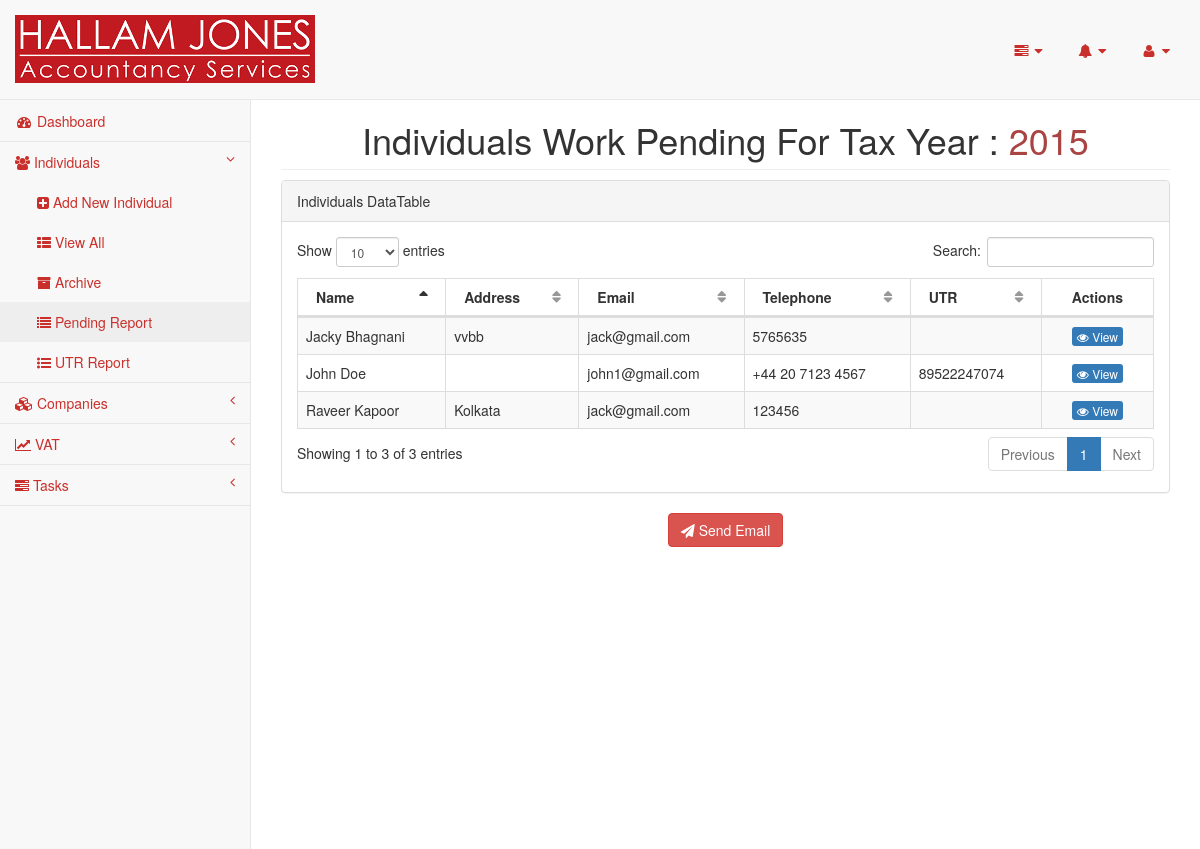
Screenshot of /pages/individuals-pending-report.php (signed in) with the database file from the repository.
### tables this page shows
CREATE TABLE `individuals` (
  `id` int(11) NOT NULL,
  `client_id` varchar(200) NOT NULL,
  `firstname` varchar(100) NOT NULL,
  `surname` varchar(100) NOT NULL,
  `maiden_name` varchar(100) NOT NULL,
  `address1` text NOT NULL,
  `no_of_address` int(4) NOT NULL,
  `postcode` varchar(100) NOT NULL,
  `country_id` int(11) NOT NULL,
  `uk_address` text NOT NULL,
  `uk_address_description` varchar(200) NOT NULL,
  `telephone` varchar(100) NOT NULL,
  `no_of_telephone` int(4) NOT NULL,
  `email` varchar(100) NOT NULL,
  `no_of_email` int(4) NOT NULL,
  `company_director_of` int(11) DEFAULT NULL,
  `national_insurance` varchar(200) NOT NULL,
  `dob` date DEFAULT NULL,
  `place_of_birth` varchar(100) NOT NULL,
  `date_of_death` date DEFAULT NULL,
  `nationality` varchar(100) NOT NULL,
  `passport_no` varchar(100) NOT NULL,
  `marital_status` enum('Single','Married','Cohabiting','Divorced','Widowed','Separated','Not disclosed') NOT NULL DEFAULT 'Not disclosed',
  `date_of_marriage` date DEFAULT NULL,
  `place_of_marriage` varchar(100) NOT NULL,
  `active` enum('Yes','No') NOT NULL,
  `on_stop` enum('Yes','No') NOT NULL,
  `engagement_start_date` date DEFAULT NULL,
  `engagement_end_date` date DEFAULT NULL,
  `p_firstname` varchar(100) NOT NULL,
  `p_surname` varchar(100) NOT NULL,
  `p_maiden_name` varchar(100) NOT NULL,
  `p_address` text NOT NULL,
  `p_postcode` varchar(100) NOT NULL,
  `p_country_id` int(11) NOT NULL,
  `p_telephone` varchar(100) NOT NULL,
  `p_email` varchar(100) NOT NULL,
  `p_dob` date DEFAULT NULL,
  `p_place_of_birth` varchar(100) NOT NULL,
  `p_date_of_death` date DEFAULT NULL,
  `p_nationality` varchar(100) NOT NULL,
  `p_passport_no` varchar(100) NOT NULL,
  `first_tax_year_due` varchar(10) NOT NULL,
  `requires_tax_return` enum('Yes','No') NOT NULL DEFAULT 'No',
  `utr` bigint(10) DEFAULT NULL,
  `vat_registered` enum('Yes','No') NOT NULL DEFAULT 'No',
  `business_commencement_date` date DEFAULT NULL,
  `other_paid_employment` enum('Yes','No') NOT NULL DEFAULT 'No',
  `first_year_p45_p60` enum('Yes','No') NOT NULL DEFAULT 'Yes',
  `subsequent_years_p45_p60` enum('Yes','No') NOT NULL DEFAULT 'Yes',
  `fee` int(11) NOT NULL,
  `fee_type` enum('Monthly','Annual') NOT NULL,
  `reference` varchar(150) NOT NULL,
  `uk_sixtyfour_eight_to_hmrc` enum('Yes','No') NOT NULL DEFAULT 'No',
  `uk_sixtyfour_eight_to_hmrc_date` date NOT NULL,
  `payroll_required` enum('Yes','No') NOT NULL DEFAULT 'No',
  `paye_office_code` varchar(8) NOT NULL,
  `paye_reference` varchar(100) NOT NULL,
  `social_security_no` varchar(100) NOT NULL,
  `siret_number` varchar(100) NOT NULL,
  `business_regime` varchar(100) NOT NULL,
  `f_business_commencement_date` date DEFAULT NULL,
  `f_business_end_date` date DEFAULT NULL,
  `f_first_tax_year_due` varchar(10) NOT NULL,
  `f_fee` int(11) NOT NULL,
  `f_prvious_address` text NOT NULL,
  `fiscal_no_first` varchar(50) NOT NULL,
  `fiscal_no_second` varchar(50) NOT NULL,
  `fip_no` varchar(50) NOT NULL,
  `fd5` enum('Yes','No') NOT NULL DEFAULT 'No',
  `p85` enum('Yes','No') NOT NULL DEFAULT 'No',
  `nrl1` enum('Yes','No') NOT NULL DEFAULT 'No',
  `s1` enum('Yes','No') NOT NULL DEFAULT 'No',
  `sixtyfour_eight_to_hmrc` enum('Yes','No') NOT NULL DEFAULT 'No',
  `fd5_date` date NOT NULL,
  `p85_date` date NOT NULL,
  `nrl1_date` date NOT NULL,
  `s1_date` date NOT NULL,
  `sixtyfour_eight_to_hmrc_date` date NOT NULL,
  `teledeclarant_number` varchar(250) NOT NULL,
  `service_impots_particulier_password` varchar(250) NOT NULL,
  `cdi_address` text NOT NULL,
  `no_of_note` int(4) NOT NULL
);

CREATE TABLE `emails` (
  `id` int(11) NOT NULL,
  `individual_id` int(11) DEFAULT NULL,
  `company_id` int(11) DEFAULT NULL,
  `email` varchar(100) NOT NULL,
  `description` varchar(200) NOT NULL
);

CREATE TABLE `telephones` (
  `id` int(11) NOT NULL,
  `individual_id` int(11) DEFAULT NULL,
  `company_id` int(11) DEFAULT NULL,
  `telephone` varchar(20) NOT NULL,
  `description` varchar(200) NOT NULL
);

CREATE TABLE `addresses` (
  `id` int(11) NOT NULL,
  `individual_id` int(11) DEFAULT NULL,
  `company_id` int(11) DEFAULT NULL,
  `address` text NOT NULL,
  `description` varchar(200) NOT NULL
);

### pages/constants.php (called while the page is built, shortened)
<?php
$date_first = "2010-04-05";
$current_date = date('Y-m-d');
$date_last = date('Y')."-04-05";
if($current_date > $date_last){
	$date_last = $date_last;
}else{
	$date_last = (date('Y') - 1)."-04-05";
}
$diff = abs(strtotime($date_last) - strtotime($date_first));
$no_of_tax_years = floor($diff / (365*60*60*24));
$tax_years = array();
for($i=0; $i<= $no_of_tax_years; $i++){
    $year = strtotime("+".$i." year", strtotime($date_first));
    $tax_years[] = date("Y", $year);
}
$current_tax_year = date("Y", $year);
$date_next = (date('Y') + 1)."-02-01";
if($current_date < $date_next){
	$returnable_tax_years = $tax_years;
	array_pop($returnable_tax_years);
}else{
	$returnable_tax_years = $tax_years;
}
$latest_tax_year = end($returnable_tax_years);
?>

### pages/dbconnection.php (called while the page is built, shortened)
<?php
class Dbconnection{
	protected $db_name = "hallam";
	protected $db_user = "root";
	protected $db_pass = "";
	protected $db_host = "localhost";
	public function connect(){
		$this->db_conn = mysqli_connect($this->db_host, $this->db_user, $this->db_pass, $this->db_name);
		return true;
	}
}
$db=new Dbconnection();
?>

### pages/individuals-pending-report-query.php (called while the page is built, shortened)
<?php
$resultIndividualsPending = mysqli_query($db->db_conn, "SELECT * FROM individuals WHERE requires_tax_return = 'No' AND on_stop = 'No' AND first_tax_year_due < '$current_tax_year' AND id NOT IN (SELECT individuals.id as id FROM individuals INNER JOIN individuals_tax_return_years ON individuals.id = individuals_tax_return_years.individual_id WHERE individuals_tax_return_years.tax_return_years LIKE '%".$latest_tax_year."%')" );
?>

### pages/individuals-pending-report.php (the view, shortened to what this page needs)
<?php
require_once('header.php');
require_once('sidebar.php');
?>
        <div id="page-wrapper">
            <div class="row">
                <div class="col-lg-12">
                    <h1 class="page-header text-center">Individuals Work Pending For Tax Year : <span class="text-danger"><?php echo $latest_tax_year;?><span></h1>
                </div>
            </div>
            <div class="row">
                <div class="col-lg-12">
                    <div class="panel panel-default">
                        <div class="panel-heading">
                            Individuals DataTable
                        </div>
                        <div class="panel-body">
                            <div class="dataTable_wrapper table-responsive">
                                <table class="table table-striped table-bordered table-hover" id="dataTables-example">
                                    <thead>
                                        <tr>
                                            <th>Name</th>
                                            <th>Address</th>
                                            <th>Email</th>
                                            <th>Telephone</th>
                                            <th>UTR</th>
                                            <th class="remove-shorting-icons text-center">Actions</th>
                                        </tr>
                                    </thead>
                                    <tbody>
                                        <?php
                                        if($resultIndividualsPending->num_rows > 0){
                                            while($row = $resultIndividualsPending->fetch_array()){
                                            $individual_id = $row['id'];
                                            ?>
                                                <tr class="odd gradeA">
                                                    <td><?php echo $row["firstname"].' '. $row["surname"];?></td>
                                                    <td>
                                                    <?php
                                                    $resultAddress = mysqli_query($db->db_conn, "SELECT * FROM addresses where individual_id = $individual_id LIMIT 1");
                                                    while($rowAddress = $resultAddress->fetch_array()){
                                                        echo $rowAddress["address"];
                                                    }
                                                    ?>
                                                    </td>
                                                    <td>
                                                    <?php
                                                    $resultEmail = mysqli_query($db->db_conn, "SELECT * FROM emails where individual_id = $individual_id LIMIT 1");
                                                    while($rowEmail = $resultEmail->fetch_array()){
                                                        echo $rowEmail["email"];
                                                    }
                                                    ?>
                                                    </td>
                                                    <td class="center">
                                                    <?php
                                                    $resultTelephone = mysqli_query($db->db_conn, "SELECT * FROM telephones where individual_id = $individual_id LIMIT 1");
                                                    while($rowTelephone = $resultTelephone->fetch_array()){
                                                        echo $rowTelephone["telephone"];
                                                    }
                                                    ?>
                                                    </td>
                                                    <td class="center"><?php if($row['utr'] == '0'){ echo '';} else{ echo $row['utr']; }?></td>
                                                    <td class="text-center">
                                                        <a class="btn-xs btn-primary" href="individual.php?id=<?php echo $row["id"]; ?>"><i class="fa fa-eye"></i> View</a>
                                                    </td>
                                                </tr>
                                        <?php
                                            }
                                        }else{
                                            echo '<tr class="odd gradeA">
                                                    <td colspan="6"><div class="error-message">No data found</div></td>
                                                </tr>';
                                        }
                                        ?>
                                    </tbody>
                                </table>
                            </div>
                        </div>
                    </div>
                </div>
            </div>
            <div class="row text-center">
                <button class="btn btn-danger"  data-toggle="modal" data-target="#emailIndividualsModal"><i class="fa fa-send"></i> Send Email</button>
        </div>
<?php require_once('footer.php');?>

### rows the page displays
individuals: firstname "John", surname "Doe", utr "89522247074"
emails: email "john1@gmail.com"
telephones: telephone "+44 20 7123 4567"
individuals: firstname "Raveer", surname "Kapoor"
addresses: address "Kolkata"
emails: email "jack@gmail.com"
telephones: telephone "123456"
individuals: firstname "Jacky", surname "Bhagnani"
addresses: address "vvbb"
emails: email "jack@gmail.com"
telephones: telephone "5765635"

### other values shown
$latest_tax_year "2015"
